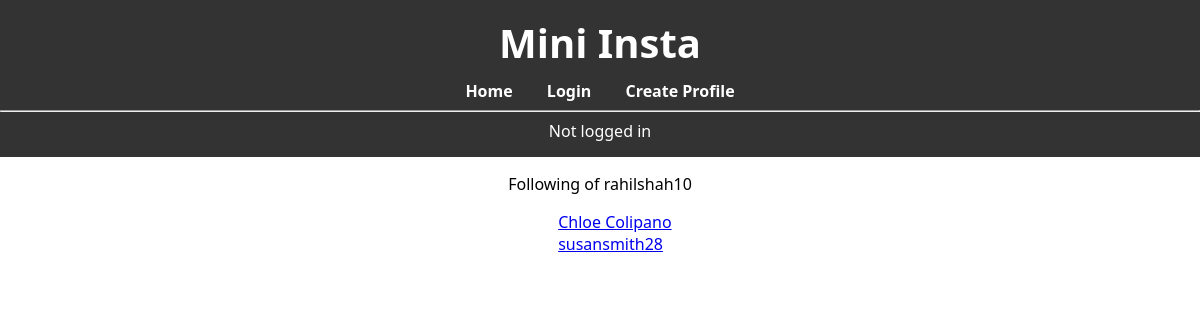
/mini_insta/profile/1/following, run on the app's committed database.
### mini_insta/models.py (models this page shows, shortened)
class Profile(models.Model):
    username = models.CharField(blank=True)
    display_name = models.CharField(blank=True)
    profile_image_url = models.URLField(null=True)
    bio_text = models.TextField(blank=True)
    join_date = models.DateField(auto_now=True)
    user = models.ForeignKey(User, on_delete=models.CASCADE)
    def get_following(self):
        following = Follow.objects.filter(follower_profile=self)
        return [follow.profile for follow in following]

### mini_insta/views.py (the view)
# urls.py: path('profile/<int:pk>/following', ShowFollowingView.as_view(), name='show_following'),
class ShowFollowingView(DetailView):
    model = Profile
    template_name = "mini_insta/show_following.html"
    context_object_name = "profile"

### mini_insta/templates/mini_insta/show_following.html
{% extends "mini_insta/base.html" %}
{% load static %}
{% block content %}
<div>
    <p>Following of {{ profile.username }}</p>
    <ul>
        {% for profile in profile.get_following %}
            <li>
                <a href="{% url 'show_profile' profile.pk %}">{{ profile.username }}</a>
            </li>
        {% empty %}
            <li>No followers found.</li>
        {% endfor %}
    </ul>
</div>
{% endblock %}

### static/styles.css (style rules this page uses)
body { font-family: system-ui; margin: 0; background-color: white; display: flex; flex-direction: column; align-items: center; min-height: 100vh; }
li { list-style: none; padding-left: 10px; }

### data on the page
Profile: username "rahilshah10"
Profile: username "Chloe Colipano"
Profile: username "susansmith28"
